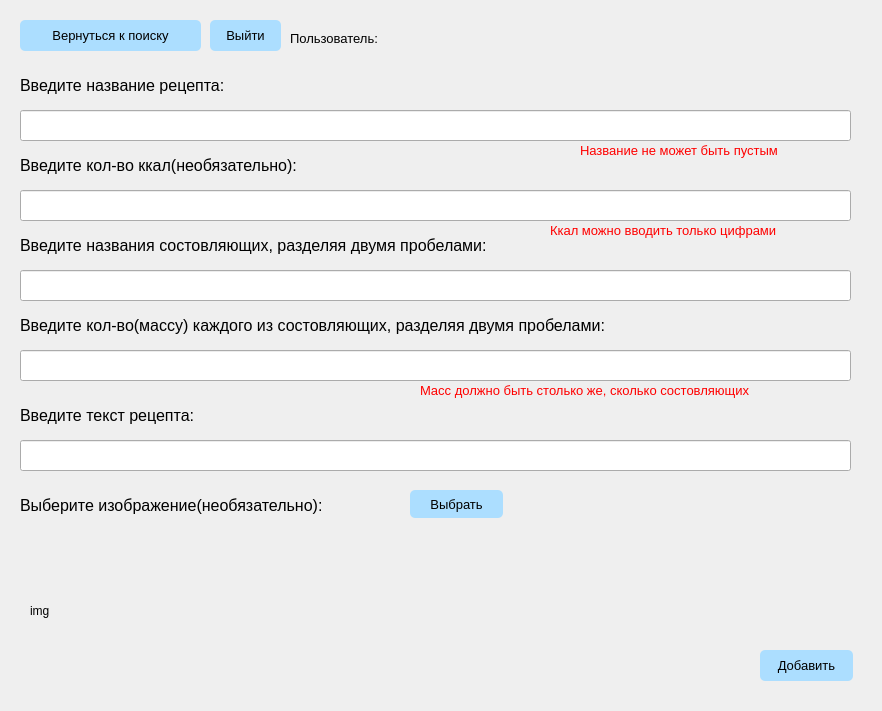
<?xml version="1.0" encoding="UTF-8"?>
<ui version="4.0">
 <class>MainWindow</class>
 <widget class="QMainWindow" name="MainWindow">
  <property name="geometry">
   <rect>
    <x>0</x>
    <y>0</y>
    <width>882</width>
    <height>711</height>
   </rect>
  </property>
  <property name="windowTitle">
   <string>Добавить рецепт</string>
  </property>
  <property name="styleSheet">
   <string notr="true">QPushButton{
background-color: rgb(172, 222, 255);
border-radius: 5px;}
QPushButton:pressed{background-color: rgb(151, 186, 209);}</string>
  </property>
  <widget class="QWidget" name="centralwidget">
   <widget class="QPushButton" name="search_btn">
    <property name="geometry">
     <rect>
      <x>20</x>
      <y>20</y>
      <width>181</width>
      <height>31</height>
     </rect>
    </property>
    <property name="font">
     <font>
      <pointsize>10</pointsize>
     </font>
    </property>
    <property name="cursor">
     <cursorShape>PointingHandCursor</cursorShape>
    </property>
    <property name="text">
     <string>Вернуться к поиску</string>
    </property>
   </widget>
   <widget class="QPushButton" name="logout_btn">
    <property name="geometry">
     <rect>
      <x>210</x>
      <y>20</y>
      <width>71</width>
      <height>31</height>
     </rect>
    </property>
    <property name="font">
     <font>
      <pointsize>10</pointsize>
     </font>
    </property>
    <property name="cursor">
     <cursorShape>PointingHandCursor</cursorShape>
    </property>
    <property name="text">
     <string>Выйти</string>
    </property>
   </widget>
   <widget class="QLabel" name="user">
    <property name="geometry">
     <rect>
      <x>410</x>
      <y>30</y>
      <width>471</width>
      <height>20</height>
     </rect>
    </property>
    <property name="font">
     <font>
      <pointsize>10</pointsize>
      <weight>75</weight>
      <bold>true</bold>
     </font>
    </property>
    <property name="styleSheet">
     <string notr="true">color: rgb(255,160,162);</string>
    </property>
    <property name="text">
     <string/>
    </property>
   </widget>
   <widget class="QLabel" name="label">
    <property name="geometry">
     <rect>
      <x>290</x>
      <y>30</y>
      <width>131</width>
      <height>16</height>
     </rect>
    </property>
    <property name="font">
     <font>
      <pointsize>10</pointsize>
     </font>
    </property>
    <property name="text">
     <string>Пользователь:</string>
    </property>
   </widget>
   <widget class="QPushButton" name="add_btn">
    <property name="geometry">
     <rect>
      <x>760</x>
      <y>650</y>
      <width>93</width>
      <height>31</height>
     </rect>
    </property>
    <property name="font">
     <font>
      <pointsize>10</pointsize>
     </font>
    </property>
    <property name="cursor">
     <cursorShape>PointingHandCursor</cursorShape>
    </property>
    <property name="text">
     <string>Добавить</string>
    </property>
   </widget>
   <widget class="QLabel" name="label_2">
    <property name="geometry">
     <rect>
      <x>20</x>
      <y>70</y>
      <width>281</width>
      <height>31</height>
     </rect>
    </property>
    <property name="font">
     <font>
      <pointsize>12</pointsize>
     </font>
    </property>
    <property name="text">
     <string>Введите название рецепта:</string>
    </property>
   </widget>
   <widget class="QLineEdit" name="name">
    <property name="geometry">
     <rect>
      <x>20</x>
      <y>110</y>
      <width>831</width>
      <height>31</height>
     </rect>
    </property>
    <property name="font">
     <font>
      <pointsize>10</pointsize>
     </font>
    </property>
   </widget>
   <widget class="QLabel" name="name_war">
    <property name="geometry">
     <rect>
      <x>580</x>
      <y>140</y>
      <width>271</width>
      <height>21</height>
     </rect>
    </property>
    <property name="font">
     <font>
      <pointsize>10</pointsize>
     </font>
    </property>
    <property name="styleSheet">
     <string notr="true">color: rgb(255, 0, 0);</string>
    </property>
    <property name="text">
     <string>Название не может быть пустым</string>
    </property>
   </widget>
   <widget class="QLabel" name="label_3">
    <property name="geometry">
     <rect>
      <x>20</x>
      <y>150</y>
      <width>371</width>
      <height>31</height>
     </rect>
    </property>
    <property name="font">
     <font>
      <pointsize>12</pointsize>
     </font>
    </property>
    <property name="text">
     <string>Введите кол-во ккал(необязательно):</string>
    </property>
   </widget>
   <widget class="QLineEdit" name="kcal">
    <property name="geometry">
     <rect>
      <x>20</x>
      <y>190</y>
      <width>831</width>
      <height>31</height>
     </rect>
    </property>
    <property name="font">
     <font>
      <pointsize>10</pointsize>
     </font>
    </property>
   </widget>
   <widget class="QLabel" name="label_4">
    <property name="geometry">
     <rect>
      <x>20</x>
      <y>230</y>
      <width>611</width>
      <height>31</height>
     </rect>
    </property>
    <property name="font">
     <font>
      <pointsize>12</pointsize>
     </font>
    </property>
    <property name="text">
     <string>Введите названия состовляющих, разделяя двумя пробелами:</string>
    </property>
   </widget>
   <widget class="QLineEdit" name="products">
    <property name="geometry">
     <rect>
      <x>20</x>
      <y>270</y>
      <width>831</width>
      <height>31</height>
     </rect>
    </property>
    <property name="font">
     <font>
      <pointsize>10</pointsize>
     </font>
    </property>
   </widget>
   <widget class="QLabel" name="label_5">
    <property name="geometry">
     <rect>
      <x>20</x>
      <y>310</y>
      <width>741</width>
      <height>31</height>
     </rect>
    </property>
    <property name="font">
     <font>
      <pointsize>12</pointsize>
     </font>
    </property>
    <property name="text">
     <string>Введите кол-во(массу) каждого из состовляющих, разделяя двумя пробелами:</string>
    </property>
   </widget>
   <widget class="QLabel" name="mass_war">
    <property name="geometry">
     <rect>
      <x>420</x>
      <y>380</y>
      <width>441</width>
      <height>21</height>
     </rect>
    </property>
    <property name="font">
     <font>
      <pointsize>10</pointsize>
     </font>
    </property>
    <property name="styleSheet">
     <string notr="true">color: rgb(255, 0, 0);</string>
    </property>
    <property name="text">
     <string>Масс должно быть столько же, сколько состовляющих</string>
    </property>
   </widget>
   <widget class="QLineEdit" name="mass">
    <property name="geometry">
     <rect>
      <x>20</x>
      <y>350</y>
      <width>831</width>
      <height>31</height>
     </rect>
    </property>
    <property name="font">
     <font>
      <pointsize>10</pointsize>
     </font>
    </property>
   </widget>
   <widget class="QLineEdit" name="recipe">
    <property name="geometry">
     <rect>
      <x>20</x>
      <y>440</y>
      <width>831</width>
      <height>31</height>
     </rect>
    </property>
    <property name="font">
     <font>
      <pointsize>10</pointsize>
     </font>
    </property>
    <property name="text">
     <string/>
    </property>
   </widget>
   <widget class="QLabel" name="label_6">
    <property name="geometry">
     <rect>
      <x>20</x>
      <y>400</y>
      <width>371</width>
      <height>31</height>
     </rect>
    </property>
    <property name="font">
     <font>
      <pointsize>12</pointsize>
     </font>
    </property>
    <property name="text">
     <string>Введите текст рецепта:</string>
    </property>
   </widget>
   <widget class="QLabel" name="label_7">
    <property name="geometry">
     <rect>
      <x>20</x>
      <y>490</y>
      <width>401</width>
      <height>31</height>
     </rect>
    </property>
    <property name="font">
     <font>
      <pointsize>12</pointsize>
     </font>
    </property>
    <property name="text">
     <string>Выберите изображение(необязательно):</string>
    </property>
   </widget>
   <widget class="QLabel" name="img">
    <property name="geometry">
     <rect>
      <x>30</x>
      <y>530</y>
      <width>241</width>
      <height>161</height>
     </rect>
    </property>
    <property name="text">
     <string>img</string>
    </property>
   </widget>
   <widget class="QPushButton" name="choose_btn">
    <property name="geometry">
     <rect>
      <x>410</x>
      <y>490</y>
      <width>93</width>
      <height>28</height>
     </rect>
    </property>
    <property name="font">
     <font>
      <pointsize>10</pointsize>
     </font>
    </property>
    <property name="cursor">
     <cursorShape>PointingHandCursor</cursorShape>
    </property>
    <property name="text">
     <string>Выбрать</string>
    </property>
   </widget>
   <widget class="QLabel" name="kcal_war">
    <property name="geometry">
     <rect>
      <x>550</x>
      <y>220</y>
      <width>301</width>
      <height>21</height>
     </rect>
    </property>
    <property name="font">
     <font>
      <pointsize>10</pointsize>
     </font>
    </property>
    <property name="styleSheet">
     <string notr="true">color: rgb(255, 0, 0);</string>
    </property>
    <property name="text">
     <string>Ккал можно вводить только цифрами</string>
    </property>
   </widget>
  </widget>
 </widget>
 <resources/>
 <connections/>
</ui>
